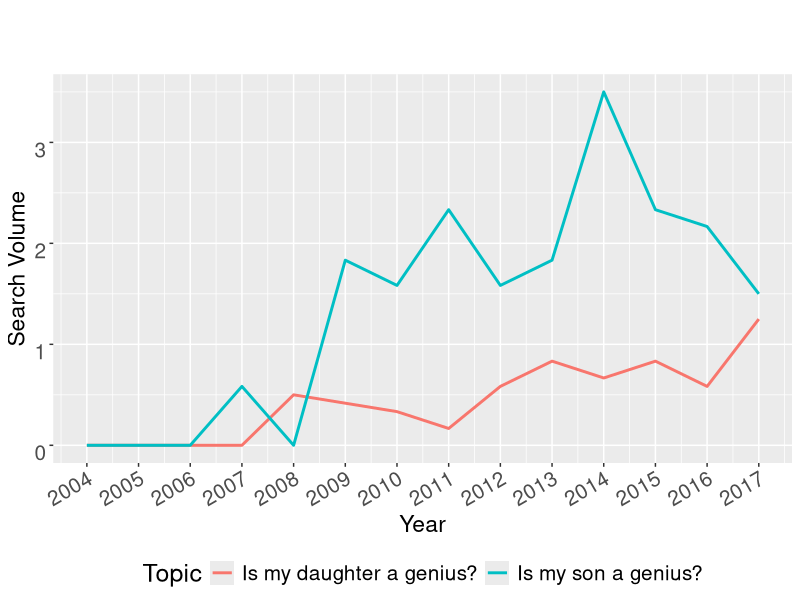
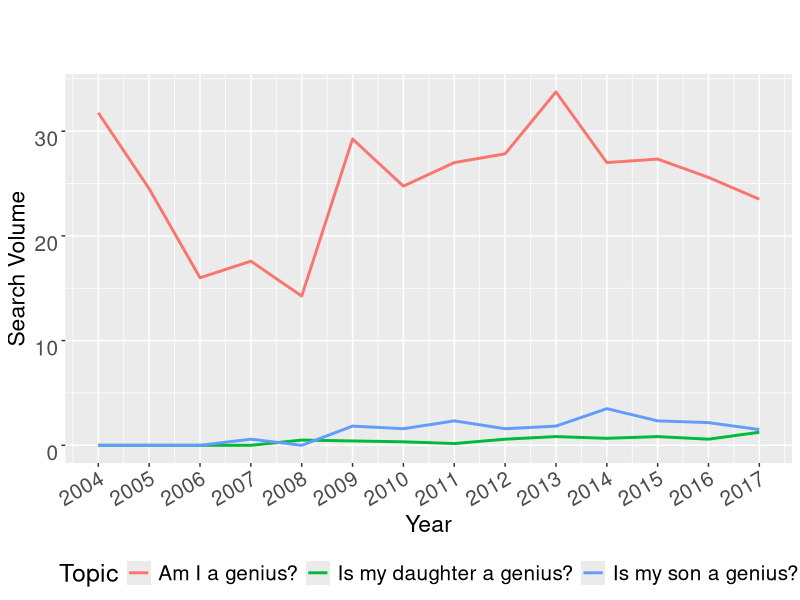
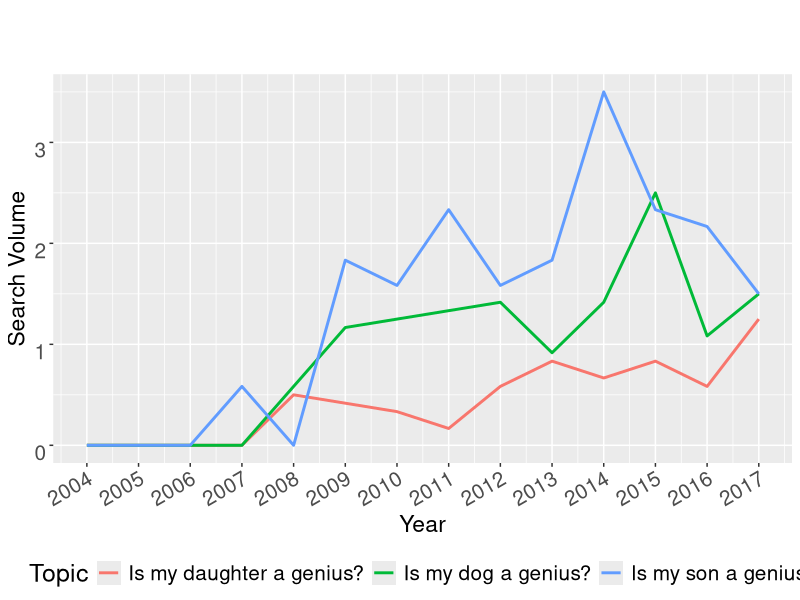

Here is the R script that generated these plots, in order:
## ---- chunk 1
knitr::opts_chunk$set(echo = FALSE)
## ---- chunk 2
library(data.table)
library(ggplot2)
#setwd("C:/Users/Zhang Xing/Documents/GitHub/blogdown/data")
DT = fread("genius.csv", sep=",", header=TRUE)
## cat1=daughter; cat2=son; cat3=dog; cat4=myself
DT = melt(DT, measure = patterns("^Search.Volume"),value.name = c("Search.Volume"))
DT = DT[, Topic := ifelse(variable == "Search.Volume1", "Is my daughter a genius?",
                          ifelse(variable == "Search.Volume2", "Is my son a genius?",
                                 ifelse(variable == "Search.Volume3", "Is my dog a genius?",
                                        "Am I a genius?")))]
ByYearTopic = DT[, .(Average.Search.Volume = mean(Search.Volume)), by = .(Year,Topic)]
DTNoSelfDog =  ByYearTopic[Topic != "Am I a genius?" & Topic != "Is my dog a genius?"]
## Search over time
ggplot(DTNoSelfDog, aes(x=Year, y=Average.Search.Volume, colour=Topic)) +
  scale_x_continuous(breaks = seq(2004, 2017, by = 1))+
  geom_line(size = 1) +
  theme(legend.position="bottom", legend.text=element_text(size=15), 
      legend.title = element_text(size = "18"), 
      plot.title = element_text(size = rel(4), hjust = 0.5),
      axis.title.y = element_text(size = rel(1.5)), 
      axis.title.x = element_text(size = rel(1.5)),
      axis.text.x = element_text(angle=30, vjust=1,hjust=1, size=15), 
      axis.text.y = element_text(angle=0, vjust=1, size=15),
      strip.text = element_text(size=10))+ 
      guides(fill=guide_legend(nrow=2,byrow=TRUE))+
  labs(title = "", 
       x = "Year", y = "Search Volume")+
  scale_fill_discrete("")

# ByTopic = DT[, .(Average.Search.Volume = mean(Search.Volume)), by = Topic]
# ByTopicNoSelfDog = ByTopic[Topic != "Am I a genius?" & Topic != "Is my dog a genius?"]
# 
# ggplot(ByTopicNoSelfDog, aes(x=Topic, y = Average.Search.Volume)) + 
#   geom_bar(position="dodge", stat = "identity",width=0.5)+
# theme(legend.position="bottom", legend.text=element_text(size=24), 
#       legend.title = element_text(size = "24"), 
#       plot.title = element_text(size = rel(4), hjust = 0.5),
#       axis.title.y = element_text(size = rel(2)), 
#       axis.title.x = element_text(size = rel(2)),
#       axis.text.x = element_text(angle=0, vjust=1,hjust=0.5, size=15), 
#       axis.text.y = element_text(angle=0, vjust=1, size=15),
#       strip.text = element_text(size=30),
#       axis.line = element_line(colour = "black"),
#       panel.grid.major = element_blank(),
#       panel.grid.minor = element_blank(),
#       panel.border = element_blank(),
#       panel.background = element_blank(),
#       strip.background = element_blank())+ 
#   labs(title = "", 
#        x = "Topic", y = "Average Search Volume")
## ---- chunk 3
DTNoDog =  ByYearTopic[Topic != "Is my dog a genius?"]
## Search over time
ggplot(DTNoDog, aes(x=Year, y=Average.Search.Volume, colour=Topic)) +
  scale_x_continuous(breaks = seq(2004, 2017, by = 1))+
  geom_line(size = 1) +
  theme(legend.position="bottom", legend.text=element_text(size=15), 
      legend.title = element_text(size = "18"), 
      plot.title = element_text(size = rel(4), hjust = 0.5),
      axis.title.y = element_text(size = rel(1.5)), 
      axis.title.x = element_text(size = rel(1.5)),
      axis.text.x = element_text(angle=30, vjust=1,hjust=1, size=15), 
      axis.text.y = element_text(angle=0, vjust=1, size=15),
      strip.text = element_text(size=10))+ 
  guides(fill=guide_legend(nrow=3,byrow=TRUE))+
  labs(title = "", 
       x = "Year", y = "Search Volume")+
  scale_fill_discrete("")
## ---- chunk 4
DTNoSelf =  ByYearTopic[Topic != "Am I a genius?"]
## Search over time
ggplot(DTNoSelf, aes(x=Year, y=Average.Search.Volume, colour=Topic)) +
  scale_x_continuous(breaks = seq(2004, 2017, by = 1))+
  geom_line(size = 1) +
  theme(legend.position="bottom", legend.text=element_text(size=15), 
      legend.title = element_text(size = "18"), 
      plot.title = element_text(size = rel(4), hjust = 0.5),
      axis.title.y = element_text(size = rel(1.5)), 
      axis.title.x = element_text(size = rel(1.5)),
      axis.text.x = element_text(angle=30, vjust=1,hjust=1, size=15), 
      axis.text.y = element_text(angle=0, vjust=1, size=15),
      strip.text = element_text(size=10))+ 
  guides(fill=guide_legend(nrow=2,byrow=TRUE))+
  labs(title = "", 
       x = "Year", y = "Search Volume")+
  scale_fill_discrete("")
